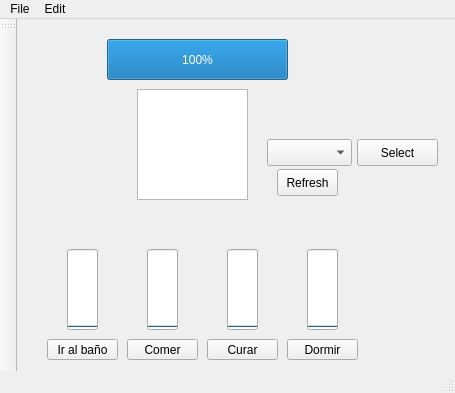
<?xml version="1.0" encoding="UTF-8"?>
<ui version="4.0">
 <class>MainWindow</class>
 <widget class="QMainWindow" name="MainWindow">
  <property name="geometry">
   <rect>
    <x>0</x>
    <y>0</y>
    <width>455</width>
    <height>393</height>
   </rect>
  </property>
  <property name="windowTitle">
   <string>MainWindow</string>
  </property>
  <widget class="QWidget" name="centralWidget">
   <widget class="QPushButton" name="ir_al_bano_btn">
    <property name="geometry">
     <rect>
      <x>30</x>
      <y>320</y>
      <width>71</width>
      <height>21</height>
     </rect>
    </property>
    <property name="text">
     <string>Ir al baño</string>
    </property>
   </widget>
   <widget class="QPushButton" name="dormir_btn">
    <property name="geometry">
     <rect>
      <x>270</x>
      <y>320</y>
      <width>71</width>
      <height>21</height>
     </rect>
    </property>
    <property name="text">
     <string>Dormir</string>
    </property>
   </widget>
   <widget class="QPushButton" name="comer_btn">
    <property name="geometry">
     <rect>
      <x>110</x>
      <y>320</y>
      <width>71</width>
      <height>21</height>
     </rect>
    </property>
    <property name="text">
     <string>Comer</string>
    </property>
   </widget>
   <widget class="QPushButton" name="curar_btn">
    <property name="geometry">
     <rect>
      <x>190</x>
      <y>320</y>
      <width>71</width>
      <height>21</height>
     </rect>
    </property>
    <property name="text">
     <string>Curar</string>
    </property>
   </widget>
   <widget class="QLabel" name="label">
    <property name="geometry">
     <rect>
      <x>140</x>
      <y>80</y>
      <width>81</width>
      <height>91</height>
     </rect>
    </property>
    <property name="text">
     <string notr="true"/>
    </property>
    <property name="textFormat">
     <enum>Qt::PlainText</enum>
    </property>
    <property name="pixmap">
     <pixmap>Zuccitchi.png</pixmap>
    </property>
   </widget>
   <widget class="QGraphicsView" name="graphicsView">
    <property name="geometry">
     <rect>
      <x>120</x>
      <y>70</y>
      <width>111</width>
      <height>111</height>
     </rect>
    </property>
   </widget>
   <widget class="QProgressBar" name="progressBar_salud">
    <property name="geometry">
     <rect>
      <x>90</x>
      <y>20</y>
      <width>181</width>
      <height>41</height>
     </rect>
    </property>
    <property name="minimum">
     <number>0</number>
    </property>
    <property name="maximum">
     <number>100</number>
    </property>
    <property name="value">
     <number>100</number>
    </property>
    <property name="format">
     <string notr="true">%p%</string>
    </property>
   </widget>
   <widget class="QProgressBar" name="progressBar_actividad_desechos">
    <property name="geometry">
     <rect>
      <x>50</x>
      <y>230</y>
      <width>31</width>
      <height>81</height>
     </rect>
    </property>
    <property name="maximum">
     <number>100</number>
    </property>
    <property name="value">
     <number>0</number>
    </property>
    <property name="orientation">
     <enum>Qt::Vertical</enum>
    </property>
   </widget>
   <widget class="QProgressBar" name="progressBar_actividad_hambre">
    <property name="geometry">
     <rect>
      <x>130</x>
      <y>230</y>
      <width>31</width>
      <height>81</height>
     </rect>
    </property>
    <property name="maximum">
     <number>100</number>
    </property>
    <property name="value">
     <number>0</number>
    </property>
    <property name="orientation">
     <enum>Qt::Vertical</enum>
    </property>
   </widget>
   <widget class="QProgressBar" name="progressBar_actividad_salud">
    <property name="geometry">
     <rect>
      <x>210</x>
      <y>230</y>
      <width>31</width>
      <height>81</height>
     </rect>
    </property>
    <property name="maximum">
     <number>100</number>
    </property>
    <property name="value">
     <number>0</number>
    </property>
    <property name="orientation">
     <enum>Qt::Vertical</enum>
    </property>
   </widget>
   <widget class="QProgressBar" name="progressBar_actividad_sueno">
    <property name="geometry">
     <rect>
      <x>290</x>
      <y>230</y>
      <width>31</width>
      <height>81</height>
     </rect>
    </property>
    <property name="maximum">
     <number>100</number>
    </property>
    <property name="value">
     <number>0</number>
    </property>
    <property name="orientation">
     <enum>Qt::Vertical</enum>
    </property>
   </widget>
   <widget class="QComboBox" name="comboBox">
    <property name="geometry">
     <rect>
      <x>250</x>
      <y>120</y>
      <width>85</width>
      <height>27</height>
     </rect>
    </property>
   </widget>
   <widget class="QPushButton" name="refresh_btn">
    <property name="geometry">
     <rect>
      <x>260</x>
      <y>150</y>
      <width>61</width>
      <height>27</height>
     </rect>
    </property>
    <property name="text">
     <string>Refresh</string>
    </property>
   </widget>
   <widget class="QPushButton" name="select_btn">
    <property name="geometry">
     <rect>
      <x>340</x>
      <y>120</y>
      <width>81</width>
      <height>27</height>
     </rect>
    </property>
    <property name="text">
     <string>Select</string>
    </property>
   </widget>
   <zorder>ir_al_bano_btn</zorder>
   <zorder>dormir_btn</zorder>
   <zorder>comer_btn</zorder>
   <zorder>curar_btn</zorder>
   <zorder>graphicsView</zorder>
   <zorder>label</zorder>
   <zorder>progressBar_salud</zorder>
   <zorder>progressBar_actividad_desechos</zorder>
   <zorder>progressBar_actividad_hambre</zorder>
   <zorder>progressBar_actividad_salud</zorder>
   <zorder>progressBar_actividad_sueno</zorder>
   <zorder>comboBox</zorder>
   <zorder>refresh_btn</zorder>
   <zorder>select_btn</zorder>
  </widget>
  <widget class="QMenuBar" name="menuBar">
   <property name="geometry">
    <rect>
     <x>0</x>
     <y>0</y>
     <width>455</width>
     <height>25</height>
    </rect>
   </property>
   <widget class="QMenu" name="menuNew">
    <property name="title">
     <string>File</string>
    </property>
    <addaction name="actionCreate_new"/>
   </widget>
   <widget class="QMenu" name="menuEdit">
    <property name="title">
     <string>Edit</string>
    </property>
    <addaction name="actionSettings"/>
   </widget>
   <addaction name="menuNew"/>
   <addaction name="menuEdit"/>
  </widget>
  <widget class="QToolBar" name="mainToolBar">
   <attribute name="toolBarArea">
    <enum>LeftToolBarArea</enum>
   </attribute>
   <attribute name="toolBarBreak">
    <bool>false</bool>
   </attribute>
  </widget>
  <widget class="QStatusBar" name="statusBar"/>
  <action name="actionCreate_new">
   <property name="text">
    <string>Create new..</string>
   </property>
  </action>
  <action name="actionSettings">
   <property name="text">
    <string>Settings</string>
   </property>
  </action>
 </widget>
 <layoutdefault spacing="6" margin="11"/>
 <resources/>
 <connections/>
</ui>
